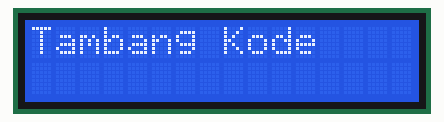
Simulated run of this sketch. Board: Arduino Uno, built with avr-gcc and run on an emulated ATmega328P. Shown: 16×2 character LCD.

Above: at 0.1 s.
At 2.1 s:
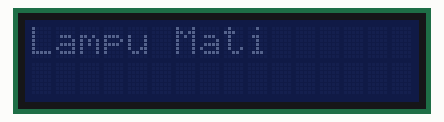
At 4.2 s:
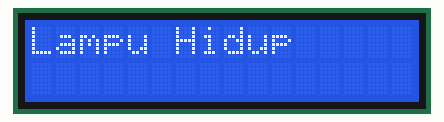
At 6.2 s:
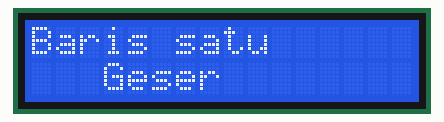

The sketch:

LCD-16x2_I2C.ino
```cpp
/*
Menampilkan data berupa teks di LCD 16x2 + I2C
------------------------------------
Oleh : Tambang Kode
kunjungi social media kami di
Blog : www.blogtambangkode.wordpress.com
Youtube : Tambang Kode
*/
#include <Wire.h>
#include <LiquidCrystal_I2C.h>

LiquidCrystal_I2C lcd(0x27,16,2); // set alamat LCD

void setup() {
  // Inisiasi LCD
  lcd.init();
}

void loop() {
    lcd.backlight(); // menyalakan backlight
    lcd.print("Tambang Kode"); // menampilkan teks pada LCD
    delay(2000);

    lcd.clear(); // menghapus tampilan LCD
    lcd.noBacklight(); // mematikan backlight
    lcd.print("Lampu Mati");
    delay(2000);

    lcd.clear();
    lcd.backlight();
    lcd.print("Lampu Hidup");
    delay(2000);

    lcd.clear();
    lcd.setCursor(0,0); // set posisi cursor di kolom 0 baris 0
    lcd.print("Baris satu");
    lcd.setCursor(3,1); // set posisi cursor di kolom 3 baris 1
    lcd.print("Geser");
    delay(3000);

    lcd.clear();
  }
/*
Note : Jika LCD masih tidak menampilkan teks.
Coba untuk mengganti alamat LCD menjadi 0x3F.
Maka menjadi seperti ini,
LiquidCrystal_I2C lcd(0x3F, 16, 2)
*/
```

Measured:
- by itself, everything shown: repeats every 9.1 s, in 5 steps
- what the display in image 1 shows lasts 2.0 s, from 2.1 s to 4.1 s
- what the display in image 3 shows lasts 3.0 s, from 6.1 s to 9.1 s
